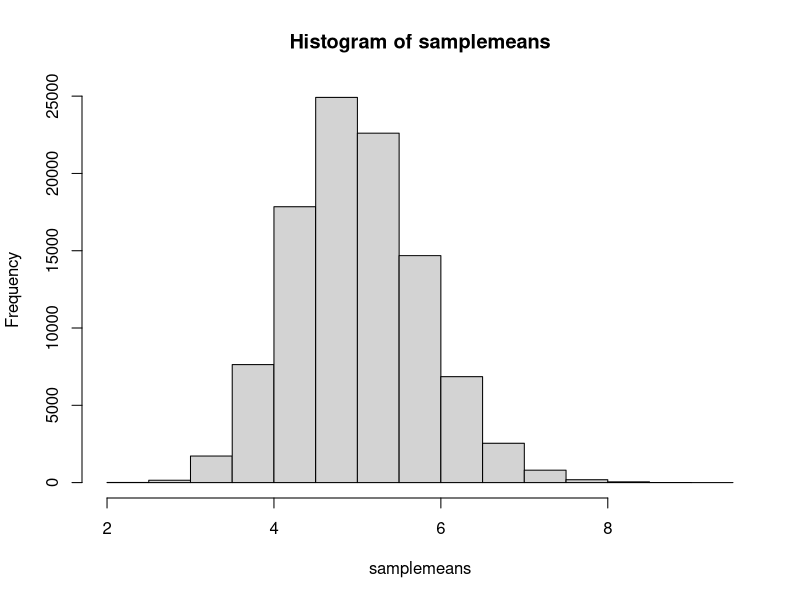
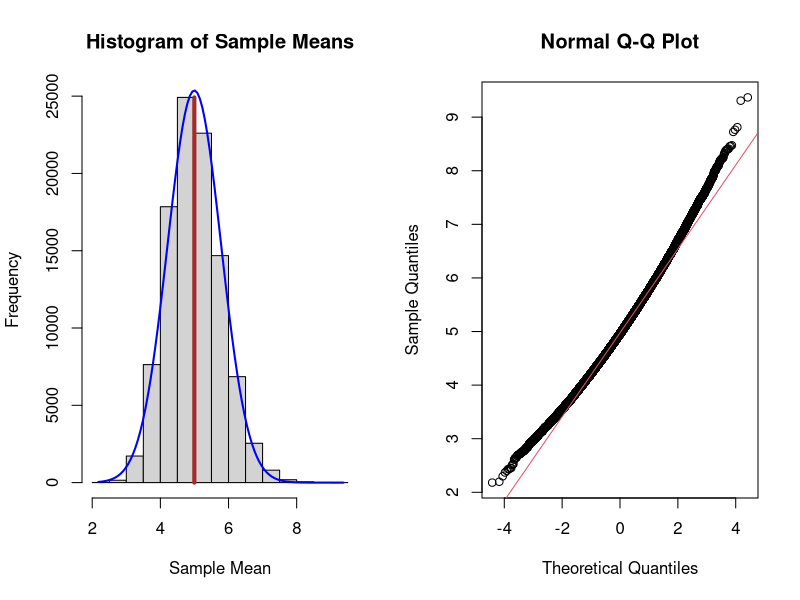

Here is the R script that generated these plots, in order:
## ---- chunk 1
library(matrixStats)
#Theoritical Distribution
lambda = 0.2; meanexp = 1/lambda; varexp = 1/lambda^2
#Simulation
#Set seed, sample size of each sample and set the number of samples
set.seed(123); n = 40; N = 100000
#create a dataset of N columns and n rows
data = replicate (N, rexp(n, 0.2))
#calculate mean of each of samples
samplemeans = colMeans(data); datamean = mean(samplemeans); smean <- mean(samplemeans); ssd <- sd(samplemeans)
## ---- chunk 2
print(paste("Distribution mean is close to the Theoritical mean with ", "Distribution mean = ", round(smean,3), " and Theoritical mean = ", round(meanexp,3)))
## ---- chunk 3
samplevar = colVars(data); estimatevar = mean(samplevar)
print(paste("Theoritical variance = ", round (varexp,3), " and Estimate of variance = ", round(estimatevar,3)))
## ---- chunk 4
#plot the histogram of the means of samples
shist <- hist(samplemeans)
## ---- chunk 5
par(mfrow = c(1, 2))
multiplier <- shist$counts / shist$density
sdensity <- density(samplemeans); sdensity$y <- sdensity$y * multiplier[1]
plot(shist, main = "Histogram of Sample Means", xlab = "Sample Mean")
lines(x=c(smean, smean), y = c(0, max(shist$counts)), col = "brown", lwd = 4)
#plot the normal on top of histogram
sx <- seq(min(samplemeans), max(samplemeans), length.out= 100); normal <- dnorm(x = sx, mean = smean, sd = ssd); lines(sx, normal * multiplier[1], col = "blue", lwd = 2)
## Plot using a qqplot
qqnorm(samplemeans); qqline(samplemeans, col = 2)
## ---- chunk 6

## ---- chunk 7
confint = smean + c(-1,1)*ssd
print(paste("Confidence interval for 1/lambda = (", round(confint[1],3), round(confint[2],3), ")"))
